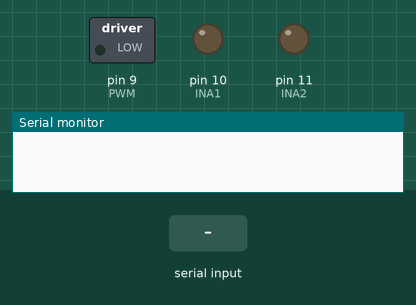
Simulated run of this sketch. Board: Arduino Uno, built with avr-gcc and run on an emulated ATmega328P. On the bench: switched loads named in the sketch (green lamp = pin HIGH), output pins drawn as LEDs (lit = HIGH), the last lines printed to the serial monitor. The inputs (shaded band) are chosen by the test bench.

Above: at 1.2 s.
1.3 s: "1\n" received over Serial
At 2.7 s:
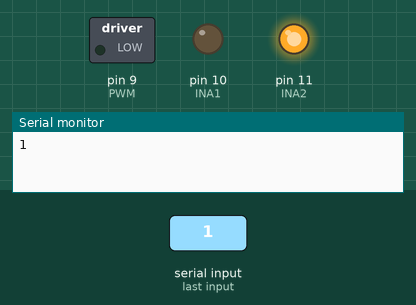
3.8 s: "2\n" received over Serial
At 5.8 s:
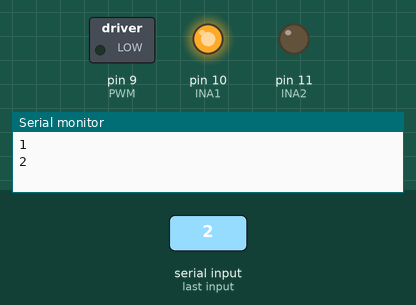
6.3 s: "3\n" received over Serial
At 7.7 s:
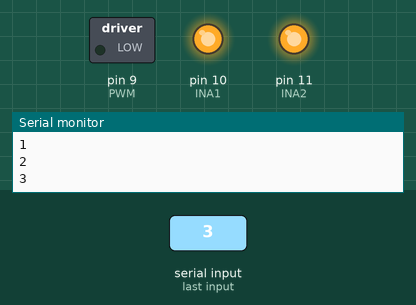
8.8 s: "4\n" received over Serial
At 10.8 s:
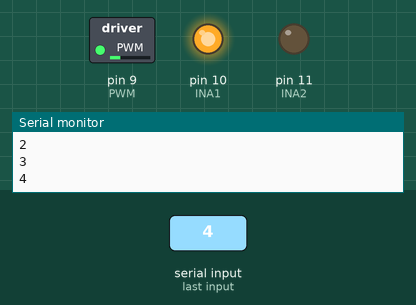
11.3 s: "0\n" received over Serial
At 12.7 s:
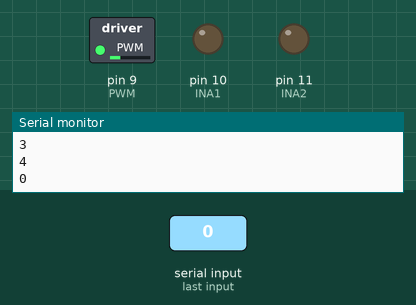
13.8 s: "1\n" received over Serial
At 15.8 s:
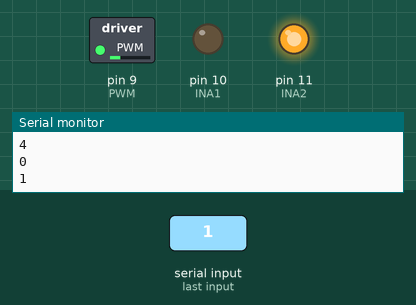
Timing chart, 0 to 17.3 s (numbered marks = the images above; inputs shaded):
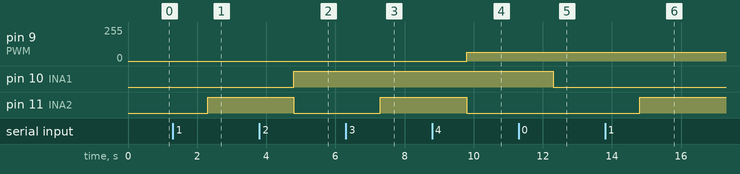

Measured:
- after the input at 1.3 s, pin 11 (INA2): LOW → HIGH after 1.0 s
- after the input at 3.8 s, pin 10 (INA1): LOW → HIGH after 1.0 s; pin 11 (INA2): HIGH → LOW after 1.0 s
- after the input at 6.3 s, pin 11 (INA2): LOW → HIGH after 1.0 s
- after the input at 8.8 s, pin 9 (PWM): 0/255 → 64/255 after 1.0 s; pin 11 (INA2): HIGH → LOW after 1.0 s
- after the input at 11.3 s, pin 10 (INA1): HIGH → LOW after 1.0 s
- after the input at 13.8 s, pin 11 (INA2): LOW → HIGH after 1.0 s

The sketch:

L298N_BTS7960.ino
```cpp
#include <Arduino.h>

//int PWM = 5;  //pulse/
//int INA1 = 6; // 方向
//int INA2 = 7; // 方向

int PWM = 9;  //pulse/
int INA1 = 10; // 方向
int INA2 = 11; // 方向

char cmd[10];
int recv;

// L/H 正轉
// H/L 反轉
// L/L 停止

void setup() {
  Serial.begin(9600);

  //初始設定
  pinMode(INA1, OUTPUT);
  pinMode(INA2, OUTPUT);
  //  digitalWrite(PWM, HIGH);

  //設定正反轉
  digitalWrite(INA1, LOW);
  digitalWrite(INA2, LOW);
}

void loop() {

  if (recv == 0) {
    digitalWrite(INA1, LOW);
    digitalWrite(INA2, LOW);
  }
  else if (recv == 1) {
    digitalWrite(INA1, LOW);
    digitalWrite(INA2, HIGH);
  }
  else if (recv == 2) {
    digitalWrite(INA1, HIGH);
    digitalWrite(INA2, LOW);
  }
  else if (recv == 3) {
    digitalWrite(INA1, HIGH);
    digitalWrite(INA2, HIGH);
  }
  else if (recv == 4) {
    digitalWrite(INA1, HIGH);
    digitalWrite(INA2, LOW);
    analogWrite(PWM, 64);
    //    digitalWrite(INA2, HIGH);
  };


  if (Serial.available() > 0) {
    // read the incoming byte:

    Serial.readBytes(cmd, 10);
    //Serial.readBytes()返回放置在緩衝區中的字符數。0 表示未找到有效數據。

    recv = atoi(cmd);
    //這邊沒有值的時候會一直收到0，所以上方recv == 0，要都設定成LOW，要不然會一直跑

    Serial.println(recv);
    //atoi將字符串轉換爲整型值。

    //    steptimes();
  }
}

//void  steptimes( ) {
//  for (int counter = 0; counter <= 200; counter++) {
//    delayMicroseconds(2000);
//  }
//}
```
